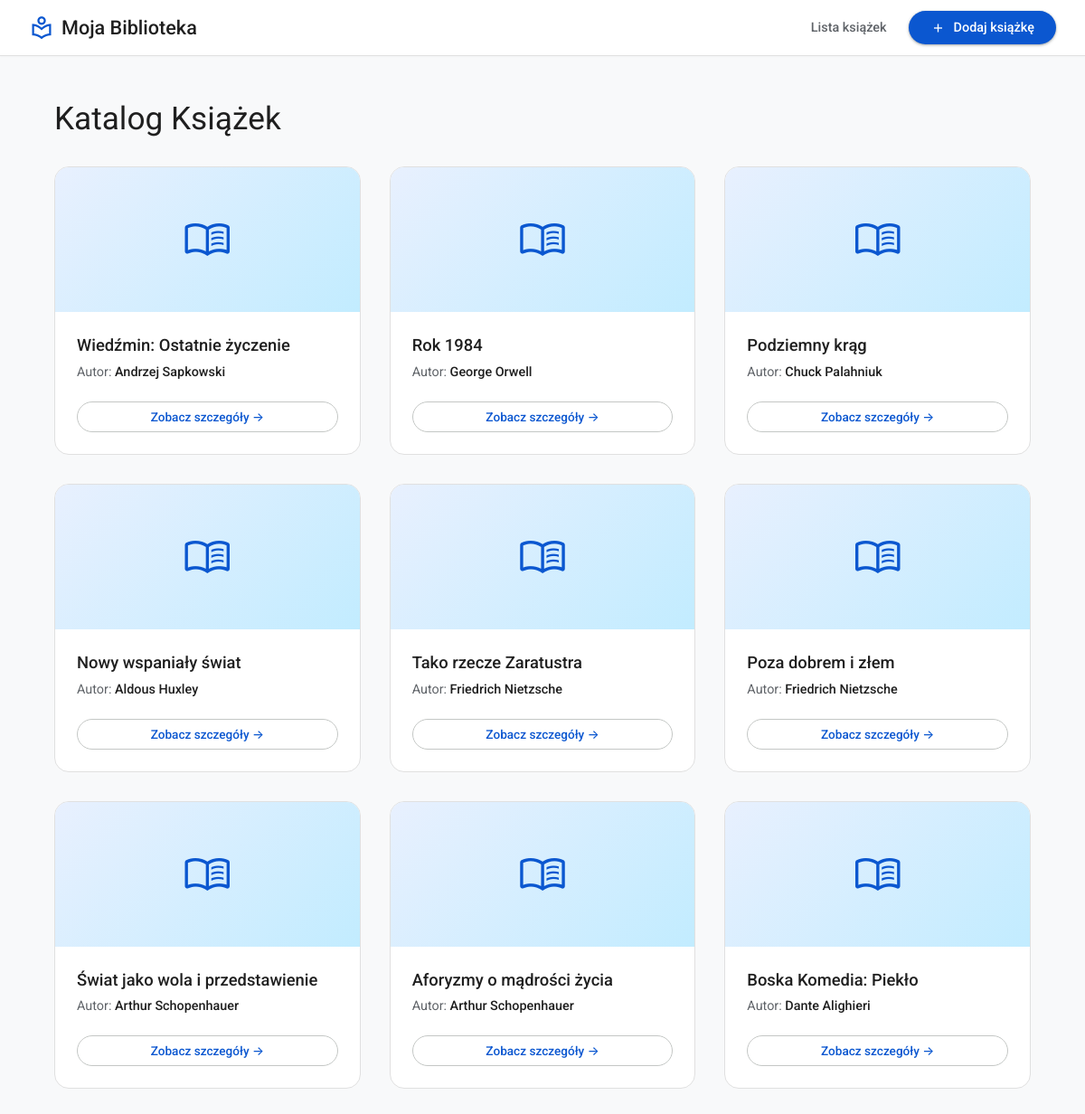
The page / on the database its author committed.
### tables this page shows
CREATE TABLE books (
    id          INTEGER PRIMARY KEY AUTOINCREMENT,
    title       TEXT NOT NULL,
    author      TEXT NOT NULL,
    description TEXT NOT NULL
);

### app.py (the view)
@app.route('/')
def index():
    conn = get_db_connection()
    books = conn.execute('SELECT * FROM books').fetchall()
    conn.close()
    return render_template('index.html', books=books)

### app.py (called while the page is built)
def get_db_connection():
    conn = sqlite3.connect('database.db')
    conn.row_factory = sqlite3.Row   # rows accessible as dict-like objects (dostepny kak slovar)
    return conn

### templates/index.html (shortened to what this page needs)
{% extends 'base.html' %}
{% block content %}
    <h1>Katalog Książek</h1>
    <div class="books-grid">
        {% for book in books %}
            <div class="book-card">
                <div class="book-card-cover">
                    <span class="material-symbols-outlined book-icon">menu_book</span>
                </div>
                <div class="book-card-info">
                    <h3>{{ book['title'] }}</h3>
                    <p class="author">Autor: <strong>{{ book['author'] }}</strong></p>
                    <a href="{{ url_for('book_details', book_id=book['id']) }}" class="btn-details">Zobacz szczegóły &rarr;</a>
                </div>
            </div>
        {% endfor %}
    </div>
{% endblock %}

### templates/base.html (shortened to what this page needs)
<!DOCTYPE html>
<html lang="pl">
<head>
    <link rel="stylesheet" href="{{ url_for('static', filename='style.css') }}">
</head>
<body>
    <nav class="navbar">
        <a href="{{ url_for('index') }}" class="nav-brand">
            <span class="material-symbols-outlined nav-logo-icon">local_library</span>
            Moja Biblioteka
        </a>
        <div class="nav-links">
            <a href="{{ url_for('index') }}">Lista książek</a>
            <a href="{{ url_for('add_book') }}" class="btn-add">
                <span class="material-symbols-outlined btn-icon">add</span>
                Dodaj książkę
            </a>
        </div>
    </nav>
    <div class="container">
        {% block content %} {% endblock %}
    </div>
</body>
</html>

### static/style.css (style rules this page uses)
:root { --bg-color: #f8f9fa; --card-bg: #ffffff; --text-primary: #1f1f1f; --text-secondary: #5f6368; --accent-color: #0b57d0; --accent-hover: #0842a0; --border-color: #e0e0e0; --outline-color: #747775; }
body { font-family: 'Roboto', -apple-system, BlinkMacSystemFont, 'Segoe UI', sans-serif; background-color: var(--bg-color); color: var(--text-primary); margin: 0; padding: 0; -webkit-font-smoothing: antialiased; }
.navbar { background-color: var(--card-bg); display: flex; justify-content: space-between; align-items: center; padding: 0.75rem 2rem; border-bottom: 1px solid var(--border-color); box-shadow: 0 1px 2px 0 rgba(60, 64, 67, 0.03); }
.nav-brand { font-size: 1.35rem; font-weight: 500; color: var(--text-primary); text-decoration: none; display: flex; align-items: center; gap: 0.5rem; }
.nav-logo-icon { font-size: 28px; color: var(--accent-color); }
.nav-links { display: flex; align-items: center; gap: 1.5rem; }
.nav-links a:not(.btn-add) { color: var(--text-secondary); text-decoration: none; font-weight: 500; font-size: 0.9rem; transition: color 0.2s; }
.btn-add { background-color: var(--accent-color); color: white !important; text-decoration: none; padding: 0.6rem 1.5rem; border-radius: 100px; font-weight: 500; font-size: 0.9rem; display: inline-flex; align-items: center; gap: 0.5rem; box-shadow: 0 1px 2px 0 rgba(60, 64, 67, 0.3), 0 1px 3px 1px rgba(60, 64, 67, 0.15); transition: background-color 0.2s, box-shadow 0.2s; }
.btn-icon { font-size: 18px; }
.container { max-width: 1080px; margin: 3rem auto; padding: 0 1.5rem; }
.container h1 { font-size: 2.2rem; font-weight: 400; margin-bottom: 2rem; color: var(--text-primary); }
.books-grid { display: grid; grid-template-columns: repeat(auto-fill, minmax(260px, 1fr)); gap: 2rem; margin-top: 1.5rem; }
.book-card { background-color: var(--card-bg); border: 1px solid var(--border-color); border-radius: 16px; display: flex; flex-direction: column; overflow: hidden; transition: box-shadow 0.2s, border-color 0.2s; }
.book-card-cover { background: linear-gradient(135deg, #e8f0fe 0%, #c2ecff 100%); height: 160px; display: flex; align-items: center; justify-content: center; }
.book-icon { font-size: 54px; color: var(--accent-color); }
.book-card-info { padding: 1.5rem; display: flex; flex-direction: column; flex-grow: 1; }
.book-card h3 { margin: 0 0 0.5rem 0; font-size: 1.15rem; font-weight: 500; line-height: 1.4; color: var(--text-primary); }
.author { color: var(--text-secondary); font-size: 0.9rem; margin: 0 0 1.5rem 0; flex-grow: 1; }
.author strong { font-weight: 500; color: var(--text-primary); }
.btn-details { color: var(--accent-color); text-decoration: none; font-weight: 500; font-size: 0.85rem; border: 1px solid #c4c7c5; padding: 0.5rem 1rem; border-radius: 100px; text-align: center; transition: background-color 0.2s, border-color 0.2s; }

### rows shown on the page
books: title "Wiedźmin: Ostatnie życzenie", author "Andrzej Sapkowski"
books: title "Rok 1984", author "George Orwell"
books: title "Podziemny krąg", author "Chuck Palahniuk"
books: title "Nowy wspaniały świat", author "Aldous Huxley"
books: title "Tako rzecze Zaratustra", author "Friedrich Nietzsche"
books: title "Poza dobrem i złem", author "Friedrich Nietzsche"
books: title "Świat jako wola i przedstawienie", author "Arthur Schopenhauer"
books: title "Aforyzmy o mądrości życia", author "Arthur Schopenhauer"
books: title "Boska Komedia: Piekło", author "Dante Alighieri"
